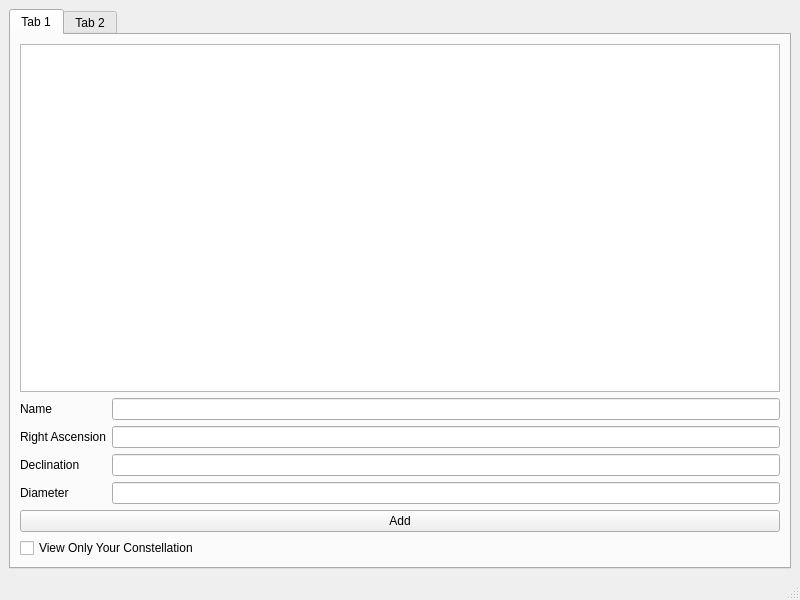
<?xml version="1.0" encoding="UTF-8"?>
<ui version="4.0">
 <class>AstronomerWindow</class>
 <widget class="QMainWindow" name="AstronomerWindow">
  <property name="geometry">
   <rect>
    <x>0</x>
    <y>0</y>
    <width>800</width>
    <height>600</height>
   </rect>
  </property>
  <property name="windowTitle">
   <string>MainWindow</string>
  </property>
  <widget class="QWidget" name="centralwidget">
   <layout class="QVBoxLayout" name="verticalLayout_2">
    <item>
     <widget class="QTabWidget" name="tabWidget">
      <property name="currentIndex">
       <number>0</number>
      </property>
      <widget class="QWidget" name="tab">
       <attribute name="title">
        <string>Tab 1</string>
       </attribute>
       <layout class="QVBoxLayout" name="verticalLayout_3">
        <item>
         <widget class="QTableView" name="tableView"/>
        </item>
        <item>
         <layout class="QVBoxLayout" name="verticalLayout">
          <item>
           <layout class="QGridLayout" name="gridLayout">
            <item row="0" column="1">
             <widget class="QLineEdit" name="nameEdit"/>
            </item>
            <item row="3" column="0">
             <widget class="QLabel" name="label_3">
              <property name="text">
               <string>Diameter</string>
              </property>
             </widget>
            </item>
            <item row="1" column="1">
             <widget class="QLineEdit" name="raEdit"/>
            </item>
            <item row="0" column="0">
             <widget class="QLabel" name="label_4">
              <property name="text">
               <string>Name</string>
              </property>
             </widget>
            </item>
            <item row="1" column="0">
             <widget class="QLabel" name="label">
              <property name="text">
               <string>Right Ascension</string>
              </property>
             </widget>
            </item>
            <item row="2" column="1">
             <widget class="QLineEdit" name="decEdit"/>
            </item>
            <item row="3" column="1">
             <widget class="QLineEdit" name="diameterEdit"/>
            </item>
            <item row="2" column="0">
             <widget class="QLabel" name="label_2">
              <property name="text">
               <string>Declination</string>
              </property>
             </widget>
            </item>
           </layout>
          </item>
          <item>
           <widget class="QPushButton" name="addButton">
            <property name="text">
             <string>Add</string>
            </property>
           </widget>
          </item>
         </layout>
        </item>
        <item>
         <widget class="QCheckBox" name="viewCheckBox">
          <property name="text">
           <string>View Only Your Constellation</string>
          </property>
         </widget>
        </item>
       </layout>
      </widget>
      <widget class="QWidget" name="tab_2">
       <attribute name="title">
        <string>Tab 2</string>
       </attribute>
       <layout class="QVBoxLayout" name="verticalLayout_4">
        <item>
         <widget class="QListWidget" name="searchWidget"/>
        </item>
        <item>
         <layout class="QHBoxLayout" name="horizontalLayout">
          <item>
           <widget class="QLabel" name="label_9">
            <property name="text">
             <string>Search by Name</string>
            </property>
           </widget>
          </item>
          <item>
           <widget class="QLineEdit" name="searchEdit"/>
          </item>
         </layout>
        </item>
       </layout>
      </widget>
     </widget>
    </item>
   </layout>
  </widget>
  <widget class="QMenuBar" name="menubar">
   <property name="geometry">
    <rect>
     <x>0</x>
     <y>0</y>
     <width>800</width>
     <height>25</height>
    </rect>
   </property>
  </widget>
  <widget class="QStatusBar" name="statusbar"/>
 </widget>
 <resources/>
 <connections/>
</ui>
